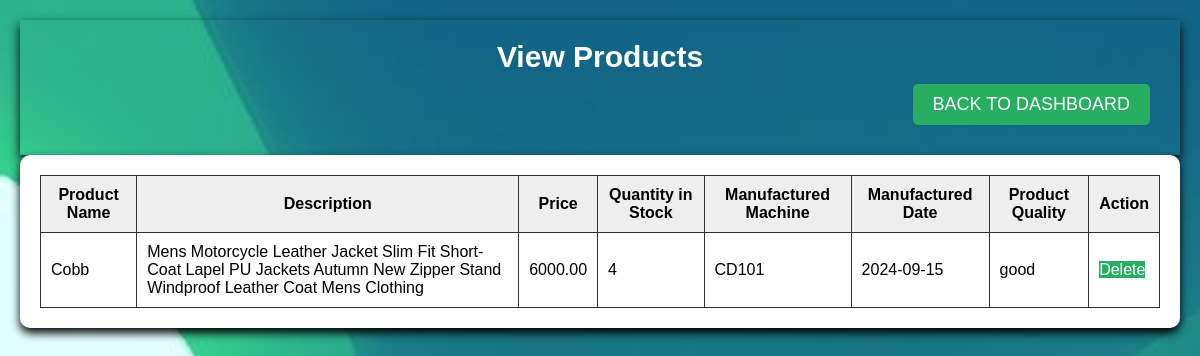
The app's page /user/view_products.php (signed in), older data.
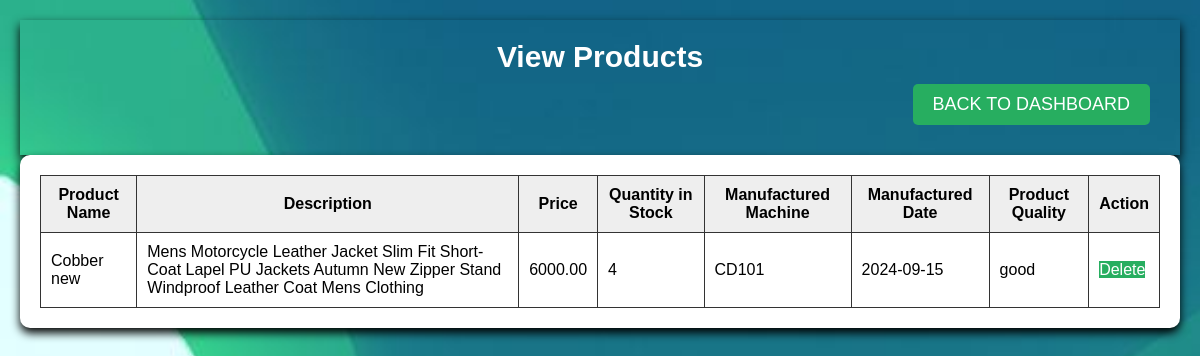
The same page, newer data.
### tables this page shows
CREATE TABLE `products` (
  `product_id` int(11) NOT NULL,
  `user_id` int(11) NOT NULL,
  `product_name` varchar(255) NOT NULL,
  `description` text DEFAULT NULL,
  `price` decimal(10,2) DEFAULT NULL,
  `created_at` timestamp NOT NULL DEFAULT current_timestamp(),
  `quantity_in_stock` int(11) NOT NULL DEFAULT 0,
  `manufactured_machine` varchar(255) DEFAULT NULL,
  `manufactured_date` date DEFAULT NULL,
  `product_quality` varchar(100) DEFAULT NULL
);

### user/view_products.php (the view, shortened to what this page needs)
<?php
include '../db_connect.php';
$user_id = $_SESSION['user_id'];
$product_query = $conn->prepare("SELECT * FROM products WHERE user_id = ?");
$product_query->bind_param("i", $user_id);
$product_query->execute();
$products_result = $product_query->get_result();
?>
<!DOCTYPE html>
<html lang="en">
<head>
    <link rel="stylesheet" href="styles.css">
</head>
<body>
    <div class="container">
        <header>
            <h1>View Products</h1>
            <nav>
                <a href="index.php" class="icon">Back to Dashboard</a>
            </nav>
        </header>
        <main>
            <table>
                <thead>
                    <tr>
                        <th>Product Name</th>
                        <th>Description</th>
                        <th>Price</th>
                        <th>Quantity in Stock</th>
                        <th>Manufactured Machine</th>
                        <th>Manufactured Date</th>
                        <th>Product Quality</th>
                        <th>Action</th>
                    </tr>
                </thead>
                <tbody>
                    <?php while ($product = $products_result->fetch_assoc()): ?>
                        <tr>
                            <td><?php echo htmlspecialchars($product['product_name']); ?></td>
                            <td><?php echo htmlspecialchars($product['description']); ?></td>
                            <td><?php echo htmlspecialchars($product['price']); ?></td>
                            <td><?php echo htmlspecialchars($product['quantity_in_stock']); ?></td>
                            <td><?php echo htmlspecialchars($product['manufactured_machine']); ?></td>
                            <td><?php echo htmlspecialchars($product['manufactured_date']); ?></td>
                            <td><?php echo htmlspecialchars($product['product_quality']); ?></td>
                            <td><a class="delet-btn"   href="view_products.php?delete=<?php echo $product['product_id']; ?>">Delete</a></td>
                        </tr>
                    <?php endwhile; ?>
                </tbody>
            </table>
        </main>
    </div>
</body>
</html>

Row changes from the older to the newer data that the page shows:
changed products "CD101": product_name "Cobb" → "Cobber new"
